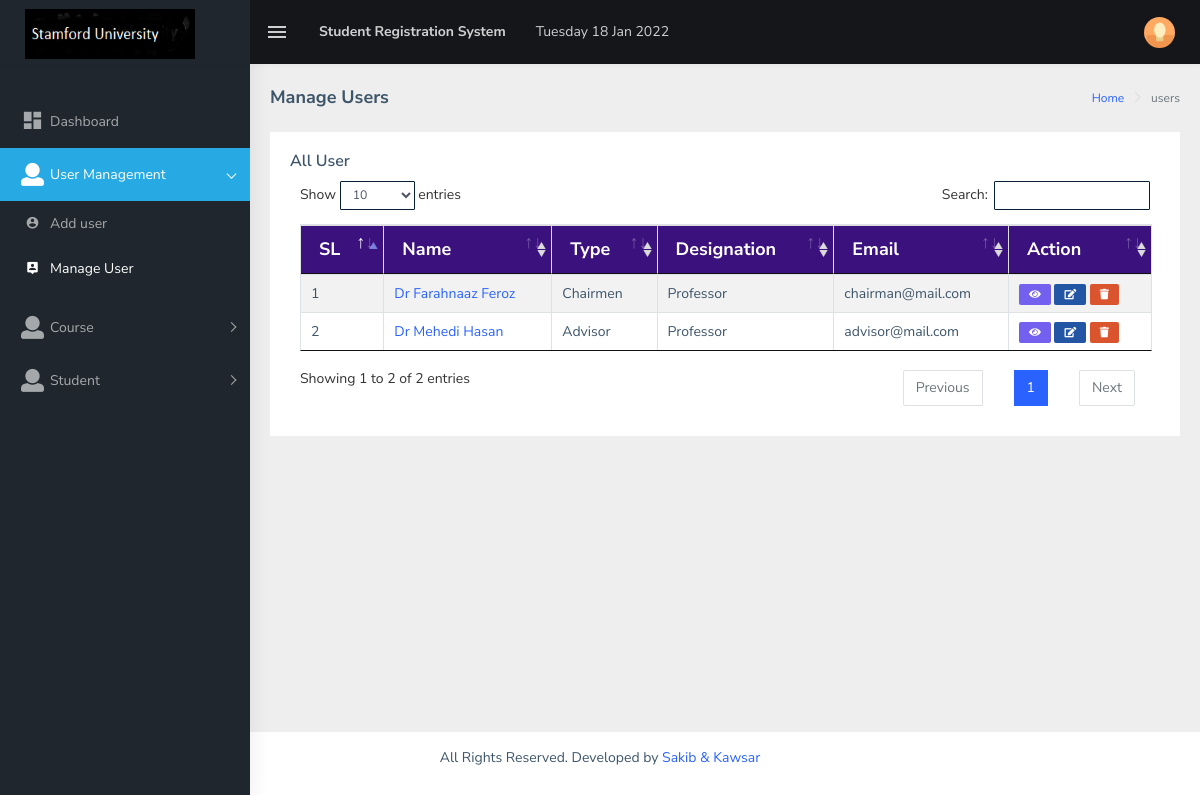
Screenshot of /app/manage-staff.php (signed in) with the database file from the repository.
### tables this page shows
CREATE TABLE `users` (
  `id` int(11) NOT NULL,
  `user_fullname` varchar(255) NOT NULL,
  `user_email` varchar(255) NOT NULL,
  `user_password` varchar(255) NOT NULL,
  `user_type` int(11) NOT NULL DEFAULT 0 COMMENT '1=admin, 2 = chairmen, 3 = advisor',
  `user_designation` varchar(255) NOT NULL,
  `joining_date` timestamp NOT NULL DEFAULT current_timestamp(),
  `deletion_status` tinyint(3) NOT NULL DEFAULT 0
);

### app/core/Database.php (called while the page is built, shortened)
<?php
Class Database {
    public $host = DB_HOST;
    public $user = DB_USER;
    public $pass = DB_PASS;
    public $dbname = DB_NAME;
    public $link;
    private function connectDB() {
        $this->link = new mysqli($this->host, $this->user, $this->pass, $this->dbname);
    }
    public function select($query) {
        $result = $this->link->query($query) or
                die($this->link->error . __LINE__);
        if ($result->num_rows > 0) {
            return $result;
        } else {
            return false;
        }
    }
}
?>

### app/class/Admin.php (called while the page is built, shortened)
<?php
class Admin {
    private $db;
    public function __construct() {
        $this->db = new Database();
    }
    public function getAllStaff() {
        $query = "SELECT * FROM users WHERE deletion_status = 0 AND user_email != 'admin@mail.com'";
        $result = $this->db->select($query);
        return $result;
    }
}
?>

### app/manage-staff.php (the view, shortened to what this page needs)
<?php include 'header.php'; ?>
<?php include 'sidebar.php'; ?>
<div class="page-wrapper">
    <div class="page-breadcrumb">
        <div class="row">
            <div class="col-12 d-flex no-block align-items-center">
                <h4 class="page-title">Manage Users</h4>
                <div class="ml-auto text-right">
                    <nav aria-label="breadcrumb">
                        <ol class="breadcrumb">
                            <li class="breadcrumb-item"><a href="dashboard.php">Home</a></li>
                            <li class="breadcrumb-item active" aria-current="page">users</li>
                        </ol>
                    </nav>
                </div>
            </div>
        </div>
    </div>
    <div class="container-fluid">
        <div class="row">
            <div class="col-md-12">
                <div class="card">
                    <div class="card-body">
                        <h5 class="card-title">All User</h5>
                        <div class="table-responsive">
                            <table id="zero_config" class="table table-striped table-bordered tbl">
                                <thead>
                                    <tr>
                                        <th>SL</th>
                                        <th>Name</th>
                                        <th>Type</th>
                                        <th>Designation</th>
                                        <th>Email</th>
                                        <th>Action</th>
                                    </tr>
                                </thead>
                                <tbody>
                                    <?php
                                    $getStaff = $admin->getAllStaff();
                                    if ($getStaff) {
                                        $i = 0;
                                        while ($result = $getStaff->fetch_assoc()) {
                                            $i++;
                                            ?>
                                            <tr>
                                                <td><?php echo $i; ?></td>
                                                <td><a target="_blank" href="view-staff.php?sid=<?php echo $result['id']; ?>"><?php echo $result['user_fullname']; ?></a></td>
                                                <td>
                                                <?php
                                                    if($result['user_type'] == 1){
                                                        echo 'Admin';
                                                    }else if($result['user_type'] == 2){
                                                        echo 'Chairmen';
                                                    }else if($result['user_type'] == 3){
                                                        echo 'Advisor';
                                                    }else if($result['user_type'] == 4){
                                                        echo 'Accountant';
                                                    }else{
                                                        echo 'Not defined';
                                                    }
                                                    ?>
                                                </td>
                                                <td><?php echo $result['user_designation']; ?></td>
                                                <td><?php echo $result['user_email']; ?></td>
                                                <td>
                                                    <a target="_blank" href="view-staff.php?sid=<?php echo $result['id']; ?>"><span class="label label-primary"><i class="fas fa-eye"></i></span></a>
                                                    <a href="edit-staff.php?sid=<?php echo $result['id']; ?>"><span class="label label-info"><i class=" fas fa-edit"></i></span></a>
                                                    <a onclick="return confirm('Are you sure to delete?');" href="?delid=<?php echo $result['id']; ?>"><span class="label label-danger"><i class="fas fa-trash"></i></span></a>
                                                </td>
                                            </tr>
                                            <?php
                                        }
                                    }
                                    ?>
                                </tbody>
                            </table>
                        </div>
                    </div>
                </div>
            </div>
        </div>
    </div>
</div>
<?php include 'footer.php'; ?>

### app/header.php (style rules this page uses)
.tbl th { background-color: #3b117d; color: white; border: 1px solid #ddd; padding: 8px; font-size: 18px; font-weight: bold; }

### rows the page displays
users: user_fullname "Dr Farahnaaz Feroz", user_type "Chairmen", user_designation "Professor", user_email "chairman@mail.com"
users: user_fullname "Dr Mehedi Hasan", user_type "Advisor", user_designation "Professor", user_email "advisor@mail.com"
